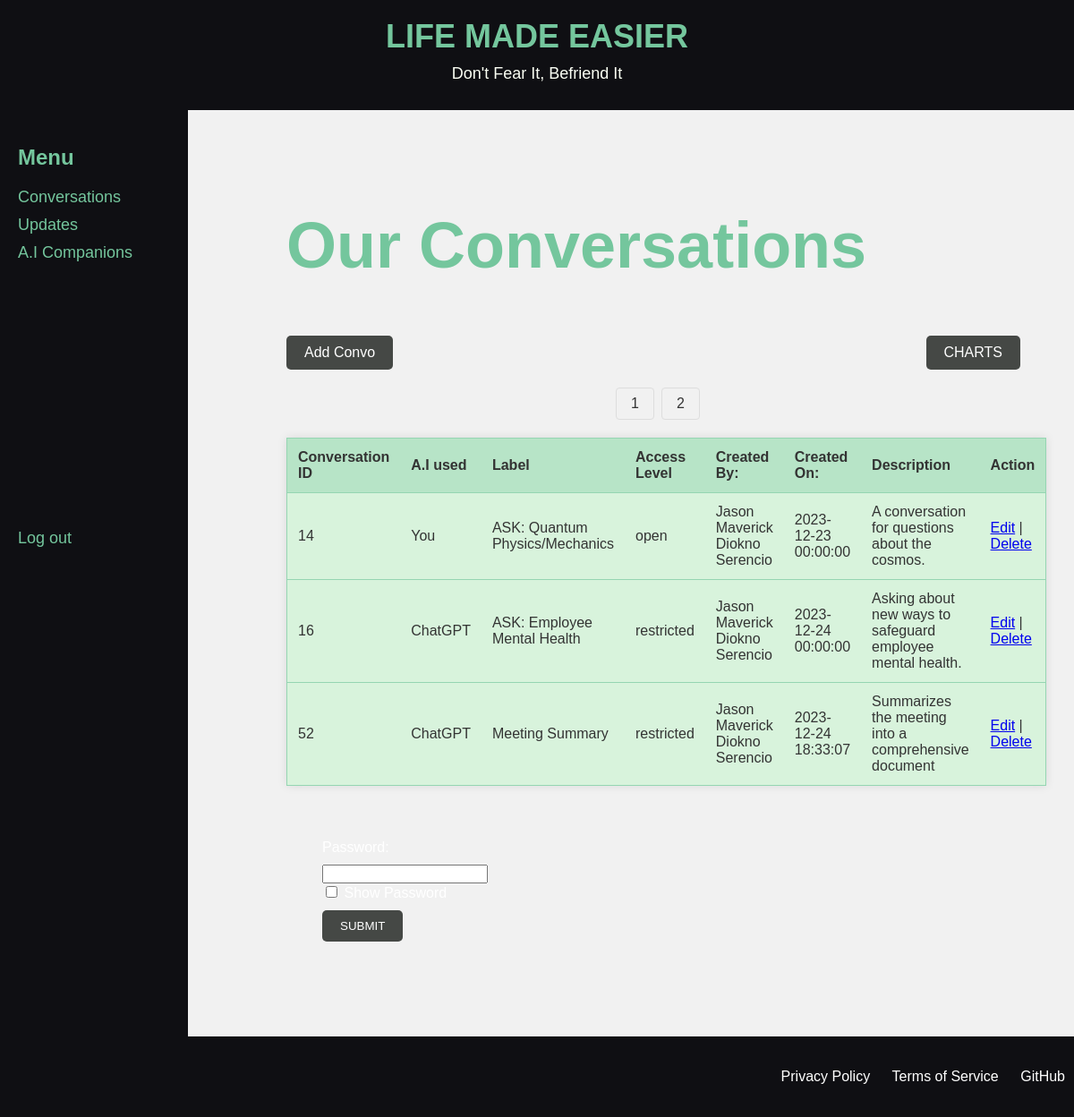
The page /conversations.view.php?page=2 on the database its author committed.
### tables this page shows
CREATE TABLE `ai_conversations` (
  `id` int NOT NULL AUTO_INCREMENT,
  `ai_used` int NOT NULL,
  `conversation_name` text NOT NULL,
  `access_level` int NOT NULL,
  `created_by` int NOT NULL,
  `created_on` datetime NOT NULL,
  `description` text NOT NULL,
  PRIMARY KEY (`id`),
  KEY `'fk_ai_conversations_employees'_idx` (`created_by`),
  KEY `'fk_ai_conversations_artificial_intelligence_used'_idx` (`ai_used`),
  CONSTRAINT `'fk_ai_conversations_artificial_intelligence_used'` FOREIGN KEY (`ai_used`) REFERENCES `artificial_intelligence_used` (`id`),
  CONSTRAINT `'fk_ai_conversations_employees'` FOREIGN KEY (`created_by`) REFERENCES `employees` (`idemployees`)
);

CREATE TABLE `artificial_intelligence_used` (
  `id` int NOT NULL AUTO_INCREMENT,
  `name` varchar(45) NOT NULL,
  `URL` text NOT NULL,
  PRIMARY KEY (`id`)
);

CREATE TABLE `access_level` (
  `id` int NOT NULL AUTO_INCREMENT,
  `level` varchar(45) NOT NULL,
  PRIMARY KEY (`id`)
);

### db.php (called while the page is built)
<?php
class Database {
    private $host = 'localhost';
    private $username = 'root';
    private $password = 'jhayzkeller9122';
    private $database = 'mydb';
    private $conn;
    public function __construct() {
        try {
            $dsn = "mysql:host={$this->host};dbname={$this->database}";
            $this->conn = new PDO($dsn, $this->username, $this->password);
            $this->conn->setAttribute(PDO::ATTR_ERRMODE, PDO::ERRMODE_EXCEPTION);
        } catch (PDOException $e) {
            die("Connection failed: " . $e->getMessage());
        }
    }
    public function getConnection() {
        return $this->conn;
    }
}
?>

### conversations.php (called while the page is built, shortened)
<?php
include_once("db.php");
class Conversations {
    private $db;
    public function __construct($db) {
        $this->db = $db;
    }
    public function displayPage($startIndex, $resultsPerPage) {
        try {
            $sql = "SELECT ai_conversations.id, artificial_intelligence_used.name AS 'A.I Used', conversation_name AS 'Conversation Name', access_level.level AS 'Access Level', concat(employees.first_name, ' ', employees.middle_name, ' ', employees.last_name) AS 'Created By', created_on AS 'Created On', description AS Description
                    FROM ai_conversations
                    INNER JOIN artificial_intelligence_used
                    ON ai_conversations.ai_used = artificial_intelligence_used.id
                    INNER JOIN access_level
                    ON ai_conversations.access_level = access_level.id
                    INNER JOIN employees
                    ON created_by = employees.idemployees
                    WHERE access_level <> 3
                    ORDER BY id ASC
                    LIMIT :startIndex, :resultsPerPage";
            $stmt = $this->db->getConnection()->prepare($sql);
            $stmt->bindParam(':startIndex', $startIndex, PDO::PARAM_INT);
            $stmt->bindParam(':resultsPerPage', $resultsPerPage, PDO::PARAM_INT);
            $stmt->execute();
            $result = $stmt->fetchAll(PDO::FETCH_ASSOC);
            return $result;
        } catch (PDOException $e) {
            echo "Error: " . $e->getMessage();
            throw $e;
        }
    }
    public function countAll() {
        try {
            $sql = "SELECT COUNT(*) as total FROM ai_conversations";
            $stmt = $this->db->getConnection()->prepare($sql);
            $stmt->execute();
            $result = $stmt->fetch(PDO::FETCH_ASSOC);
            return $result['total'];
        } catch (PDOException $e) {
            echo "Error: " . $e->getMessage();
            throw $e;
        }
    }
}
?>

### conversations.view.php (the view, shortened to what this page needs)
<?php
include_once("db.php");
include_once("conversations.php");
$db = new Database();
$conversations = new Conversations($db);
?>
<!DOCTYPE html>
<html lang="en">
<head>
    <link rel="stylesheet" type="text/css" href="styles.css">
</head>
<body>
    <?php include('navbar.php'); ?>
    <div class="content">
        <h2>Our Conversations</h2>
        <a class="button-link" href="conversations_add.php">Add Convo</a>
        <div style="float: right; margin-right: 10px;">
            <li class="dropdown">
                    <a href="#" class="button-link">CHARTS</a>
                </li>
        </div>
        <table class="orange-theme">
            <thead>
                <tr>
                    <th>Conversation ID</th>
                    <th>A.I used</th>
                    <th>Label</th>
                    <th>Access Level</th>
                    <th>Created By:</th>
                    <th>Created On:</th>
                    <th>Description</th>
                    <th>Action</th>
                </tr>
            </thead>
            <tbody>
                <?php
                $page = isset($_GET['page']) ? $_GET['page'] : 1;
                $resultsPerPage = 10;
                $startIndex = ($page - 1) * $resultsPerPage;
                $results = $conversations->displayPage($startIndex, $resultsPerPage);
                foreach ($results as $result) {
                ?>
                <tr>
                    <td><?php echo $result['id']; ?></td>
                    <td><?php echo $result['A.I Used']; ?></td>
                    <td><?php echo $result['Conversation Name']; ?></td>
                    <td><?php echo $result['Access Level']; ?></td>
                    <td><?php echo $result['Created By']; ?></td>
                    <td><?php echo $result['Created On']; ?></td>
                    <td><?php echo $result['Description']; ?></td>
                    <td>
                        <a href="conversations_edit.php?id=<?php echo $result['id']; ?>">Edit</a>
                        |
                        <a href="conversations_delete.php?id=<?php echo $result['id']; ?>">Delete</a>
                    </td>
                </tr>
            <?php }
                $totalRows = $conversations->countAll();
                $totalPages = ceil($totalRows / $resultsPerPage);
                echo '<div class="pagination">';
                for ($i = 1; $i <= $totalPages; $i++) {
                    echo '<a href="?page=' . $i . '">' . $i . '</a>';
                }
            ?>
            </tbody>
        </table>
        <form method="post" style="background-color: #f1f1f1; padding: 40px; box-shadow: 0 0 0px rgba(0, 0, 0, 0.1); width: 500px; border: none;">
            <label for="toggleVisibility" style="color: white">Password:</label>
            <input type="password" id="password" name="password" required>
            <label for="toggleVisibility" style="color: white">
                <input type="checkbox" id="toggleVisibility" onchange="togglePasswordVisibility()">
            </label>
            <button type="submit" class="button-link">SUBMIT</button>
        </form>
    </div>
</body>
</html>

### styles.css (style rules this page uses)
.content { margin-left: 270px; padding: 50px; }
body { font-family: Arial, sans-serif; background-color: #f1f1f1; background-size: cover; background-position: center; background-repeat: no-repeat; color: #333; margin: 0; padding: 0; }
h1 { color: #74C69D; }
h2 { font-size: 72px; color: #74C69D; }
.dropdown { position: relative; display: inline-block; }
table { width: 100%; border-collapse: collapse; margin: 20px 0; background-color: #D8F3DC; border: 1px solid #95D5B2; box-shadow: 0 0 10px rgba(0, 0, 0, 0.1); }
th, td { padding: 12px; text-align: left; border-bottom: 1px solid #95D5B2; }
th { background-color: #B7E4C7; }
form { background-color: #454845; border: 1px solid #454845; padding: 40px; box-shadow: 0 0 10px rgba(0, 0, 0, 0.1); width: 500px; }
label { display: block; margin-bottom: 10px; color: #74C69D; }
header { background-color: #0f0f13; color: #fbfff4; padding: 20px 0; text-align: center; }
.header-content { display: flex; flex-direction: column; justify-content: center; align-items: center; }
.header-content h1 { font-size: 36px; margin: 0; }
.header-content p { font-size: 18px; margin: 10px 0; }
.button-link { display: inline-block; padding: 10px 20px; background-color: #454845; color: #fff; text-decoration: none; border: none; border-radius: 5px; cursor: pointer; transition: background-color 0.3s; }
footer { background-color: #0f0f13; color: #fff; padding: 20px 0; text-align: center; }
.footer-content { display: flex; justify-content: space-between; align-items: center; }
.footer-links { list-style: none; padding: 0; }
.footer-links li { display: inline; margin: 0 10px; }
.footer-links a { text-decoration: none; color: #fff; }
.pagination { display: flex; justify-content: center; margin-top: 20px; }
.pagination a { color: #333; padding: 8px 16px; text-decoration: none; transition: background-color 0.3s; border: 1px solid #ddd; margin: 0 4px; }
.pagination a:first-child, .pagination a:last-child { border-radius: 4px; }

### rows shown on the page
ai_conversations: id "14", ai_used.name "You", conversation_name "ASK: Quantum Physics/Mechanics", access_level.level "open", Created "Jason Maverick Diokno Serencio", created_on "2023-12-23 00:00:00", description "A conversation for questions about the cosmos."
ai_conversations: id "16", ai_used.name "ChatGPT", conversation_name "ASK: Employee Mental Health", access_level.level "restricted", Created "Jason Maverick Diokno Serencio", created_on "2023-12-24 00:00:00", description "Asking about new ways to safeguard employee mental health."
ai_conversations: id "52", ai_used.name "ChatGPT", conversation_name "Meeting Summary", access_level.level "restricted", Created "Jason Maverick Diokno Serencio", created_on "2023-12-24 18:33:07", description "Summarizes the meeting into a comprehensive document"
